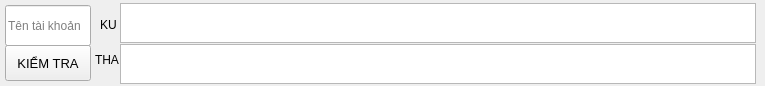
               <widget class="QWidget" name="widget_top" native="true">
                <property name="minimumSize">
                 <size>
                  <width>0</width>
                  <height>86</height>
                 </size>
                </property>
                <property name="maximumSize">
                 <size>
                  <width>16777215</width>
                  <height>86</height>
                 </size>
                </property>
                <widget class="QPlainTextEdit" name="plainTextEdit_tha">
                 <property name="geometry">
                  <rect>
                   <x>120</x>
                   <y>44</y>
                   <width>636</width>
                   <height>40</height>
                  </rect>
                 </property>
                </widget>
                <widget class="QLabel" name="label_ku">
                 <property name="geometry">
                  <rect>
                   <x>100</x>
                   <y>15</y>
                   <width>21</width>
                   <height>20</height>
                  </rect>
                 </property>
                 <property name="text">
                  <string>KU</string>
                 </property>
                </widget>
                <widget class="QLabel" name="label_tha">
                 <property name="geometry">
                  <rect>
                   <x>95</x>
                   <y>50</y>
                   <width>26</width>
                   <height>20</height>
                  </rect>
                 </property>
                 <property name="text">
                  <string>THA</string>
                 </property>
                </widget>
                <widget class="QPushButton" name="kiemtra_btn">
                 <property name="geometry">
                  <rect>
                   <x>5</x>
                   <y>45</y>
                   <width>86</width>
                   <height>36</height>
                  </rect>
                 </property>
                 <property name="styleSheet">
                  <string notr="true">font-size:13px;</string>
                 </property>
                 <property name="text">
                  <string>KIỂM TRA</string>
                 </property>
                 <property name="shortcut">
                  <string>Return</string>
                 </property>
                </widget>
                <widget class="QPlainTextEdit" name="plainTextEdit_ku">
                 <property name="geometry">
                  <rect>
                   <x>120</x>
                   <y>3</y>
                   <width>636</width>
                   <height>40</height>
                  </rect>
                 </property>
                </widget>
                <widget class="QLineEdit" name="tentaikhoan_le">
                 <property name="geometry">
                  <rect>
                   <x>5</x>
                   <y>5</y>
                   <width>86</width>
                   <height>41</height>
                  </rect>
                 </property>
                 <property name="contextMenuPolicy">
                  <enum>Qt::PreventContextMenu</enum>
                 </property>
                 <property name="text">
                  <string/>
                 </property>
                 <property name="placeholderText">
                  <string>Tên tài khoản</string>
                 </property>
                </widget>
               </widget>
